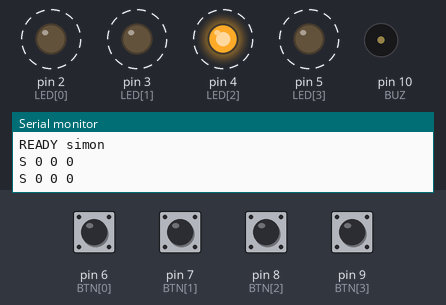
The sketch below on a simulated Arduino Uno, built with avr-gcc and run on an emulated ATmega328P. On the bench: output pins drawn as LEDs (lit = HIGH), buzzer (waves = sounding), the last lines printed to the serial monitor. Dashed ring = blinking. The inputs (shaded band) are chosen by the test bench; at power-on: pin 6 (BTN[0]), pin 7 (BTN[1]), pin 8 (BTN[2]), pin 9 (BTN[3]) HIGH. Random numbers use the default seed unless the sketch sets one.

Above: at 1.26 s.
1.3 s: pin 6 (BTN[0]) pulled LOW for 0.15 s
At 3.7 s:
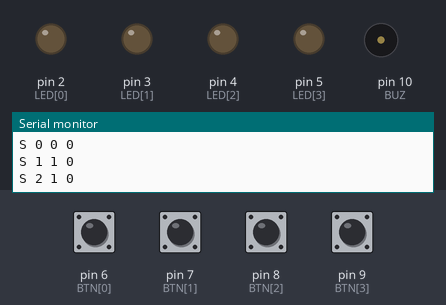
4.1 s: pin 7 (BTN[1]) pulled LOW for 0.15 s
At 4.42 s:
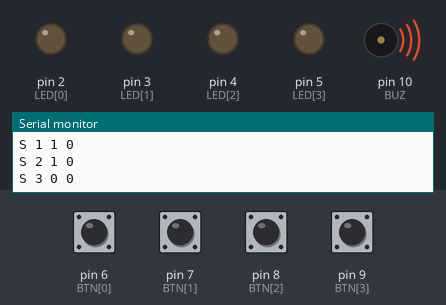
7.1 s: pin 8 (BTN[2]) pulled LOW for 0.15 s
At 8.16 s:
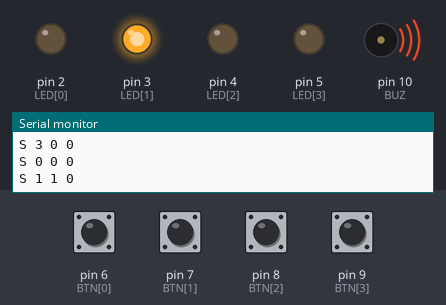
8.7 s: pin 9 (BTN[3]) pulled LOW for 1 s
Timing chart, 0 to 19.1 s (numbered marks = the images above; inputs shaded):
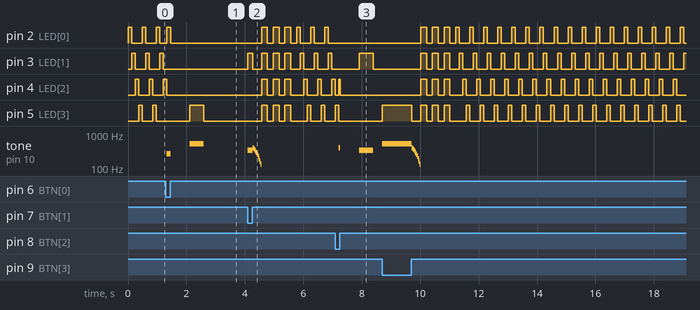

Measured:
- after the input at 1.3 s, tone on pin 10 (BUZ): silent → 262 Hz at once, → silent 0.15 s later, → 523 Hz 0.65 s later, → silent 0.48 s later
- after the input at 4.1 s, pin 2 (LED[0]): LOW → HIGH after 0.47 s, then repeats every 0.48 s: HIGH 0.12 s, LOW 0.36 s; pin 3 (LED[1]): LOW → HIGH at once, → LOW 0.17 s later, → HIGH 0.30 s later, → LOW 0.20 s later, … (14 changes in this stretch)
- after the input at 7.1 s, tone on pin 10 (BUZ): silent → 392 Hz after 0.11 s, → silent 0.06 s later, → 330 Hz 0.65 s later, → silent 0.48 s later
- by itself, pin 3 (LED[1]): alternates HIGH for 0.12 s and LOW for 0.36 s

The sketch:

simon.ino
```cpp
// UNO Lab — progetto "simon": il gioco della memoria. Funziona anche senza telefono.
// Collegamenti:
//   LED rosso -> pin 2, verde -> pin 3, blu -> pin 4, giallo -> pin 5 (piedino corto -> 220 ohm -> riga –)
//   pulsanti (un piedino al pin, quello opposto in diagonale -> riga –):
//     rosso -> pin 6, verde -> pin 7, blu -> pin 8, giallo -> pin 9
//   buzzer PASSIVO: + -> pin 10, altro -> riga –
// Gioco: la UNO accende una sequenza di luci, tu la ripeti con i pulsanti. Ogni turno si allunga di uno.
// Premi un pulsante qualsiasi per iniziare. Il record resta salvato anche spegnendo.
// Invio: "S <stato> <livello> <record>"  stato: 0 attesa, 1 la UNO mostra, 2 tocca a te, 3 errore
#include <Arduino.h>
#include <EEPROM.h>

const char* ID = "simon";
const int LED[4] = { 2, 3, 4, 5 }, BTN[4] = { 6, 7, 8, 9 }, BUZ = 10;
const int NOTA[4] = { 262, 330, 392, 523 };

byte seq[64];
int lung = 0, record = 0;
char buf[24];
byte len = 0;

void stato(int s) {
  Serial.print("S "); Serial.print(s); Serial.print(' '); Serial.print(lung); Serial.print(' '); Serial.println(record);
}

void comando(char* c) {
  if (strcmp(c, "ID?") == 0) { Serial.print("ID "); Serial.println(ID); return; }
  if (c[0] == 'Z') { record = 0; EEPROM.update(0, 0); stato(0); return; }
  if (c[0]) Serial.println("ERR cmd");
}

void leggiSeriale() {
  while (Serial.available()) {
    char ch = Serial.read();
    if (ch == '\n' || ch == '\r') { buf[len] = 0; comando(buf); len = 0; }
    else if (len < sizeof(buf) - 1) buf[len++] = ch;
  }
}

void luce(int i, int ms) {
  digitalWrite(LED[i], HIGH); tone(BUZ, NOTA[i]);
  delay(ms);
  digitalWrite(LED[i], LOW); noTone(BUZ);
}

int attendiTasto(unsigned long maxMs) {     // ritorna 0-3, oppure -1 se scade il tempo
  unsigned long t0 = millis();
  while (millis() - t0 < maxMs) {
    leggiSeriale();
    for (int i = 0; i < 4; i++) {
      if (digitalRead(BTN[i]) == LOW) {
        digitalWrite(LED[i], HIGH); tone(BUZ, NOTA[i]);
        delay(20);
        while (digitalRead(BTN[i]) == LOW) leggiSeriale();
        delay(20);
        digitalWrite(LED[i], LOW); noTone(BUZ);
        return i;
      }
    }
  }
  return -1;
}

void sconfitta() {
  stato(3);
  for (int f = 400; f > 100; f -= 30) { tone(BUZ, f); delay(30); }
  noTone(BUZ);
  for (int k = 0; k < 3; k++) {
    for (int i = 0; i < 4; i++) digitalWrite(LED[i], HIGH);
    delay(200);
    for (int i = 0; i < 4; i++) digitalWrite(LED[i], LOW);
    delay(200);
  }
}

void setup() {
  for (int i = 0; i < 4; i++) { pinMode(LED[i], OUTPUT); pinMode(BTN[i], INPUT_PULLUP); }
  Serial.begin(115200);
  Serial.print("READY "); Serial.println(ID);
  record = EEPROM.read(0);
  if (record > 64) record = 0;
  randomSeed(analogRead(A5) ^ micros());
  stato(0);
}

void loop() {
  // attesa: luci che girano finché non premi un pulsante
  lung = 0;
  stato(0);
  int k = 0;
  while (true) {
    leggiSeriale();
    digitalWrite(LED[k % 4], HIGH); delay(120); digitalWrite(LED[k % 4], LOW);
    k++;
    bool premuto = false;
    for (int i = 0; i < 4; i++) if (digitalRead(BTN[i]) == LOW) premuto = true;
    if (premuto) break;
  }
  while (attendiTasto(50) >= 0) {}
  randomSeed(micros());
  delay(600);

  while (true) {
    seq[lung++] = random(4);
    stato(1);
    int ms = max(180, 500 - lung * 20);       // sempre più veloce
    for (int i = 0; i < lung; i++) { luce(seq[i], ms); delay(ms / 2); }
    stato(2);
    for (int i = 0; i < lung; i++) {
      int t = attendiTasto(4000);
      if (t != seq[i]) {
        lung--;                                // livello raggiunto
        if (lung > record) { record = lung; EEPROM.update(0, record); }
        sconfitta();
        return;
      }
    }
    if (lung >= 64) { lung--; return; }
    delay(500);
  }
}
```
